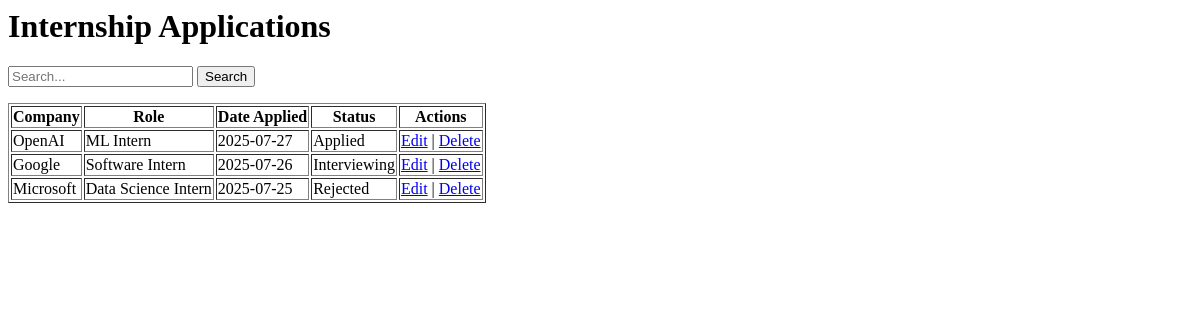
Before: / with the older database file.
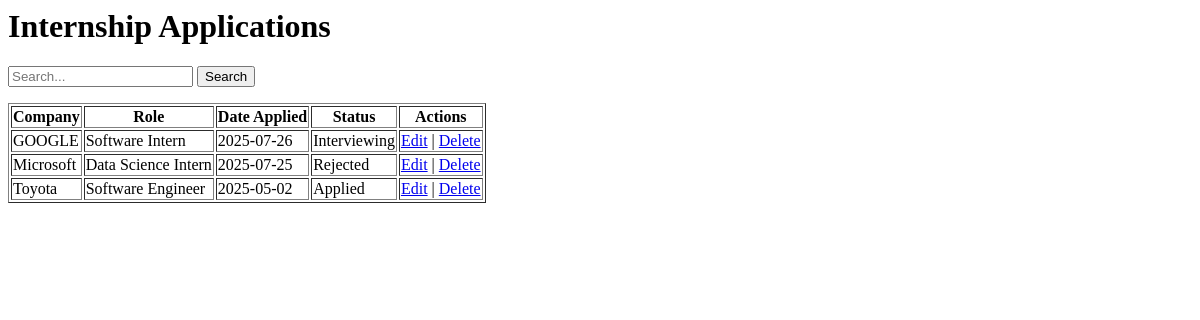
After: the same page with the newer database file.
### tables this page shows
CREATE TABLE applications (
        id INTEGER PRIMARY KEY AUTOINCREMENT,
        company TEXT NOT NULL,
        role TEXT NOT NULL,
        date_applied TEXT,
        job_link TEXT,
        status TEXT,
        notes TEXT,
        follow_up_date TEXT
    );

### app.py (the view)
@app.route('/')
def home():
    search = request.args.get('search', '')  # Get search text from query string
    conn = get_db_connection()
    if search:
        applications = conn.execute('''
            SELECT * FROM applications
            WHERE company LIKE ? OR role LIKE ? OR status LIKE ?
        ''', (f'%{search}%', f'%{search}%', f'%{search}%')).fetchall()
    else:
        applications = conn.execute('SELECT * FROM applications').fetchall()
    conn.close()
    return render_template('home.html', applications=applications, search=search)

### app.py (called while the page is built)
def get_db_connection():
    conn = sqlite3.connect('internships.db')
    conn.row_factory = sqlite3.Row
    return conn

### templates/home.html
<h1>Internship Applications</h1>
<form method="get" action="/">
    <input type="text" name="search" placeholder="Search..." value="{{ search }}">
    <button type="submit">Search</button>
</form>
<table border="1">
    <tr>
        <th>Company</th>
        <th>Role</th>
        <th>Date Applied</th>
        <th>Status</th>
        <th>Actions</th>
    </tr>
    {% for app in applications %}
    <tr>
        <td>{{ app.company }}</td>
        <td>{{ app.role }}</td>
        <td>{{ app.date_applied }}</td>
        <td>{{ app.status }}</td>
        <td>
            <a href="/edit/{{ app.id }}">Edit</a> |
            <a href="/delete/{{ app.id }}" onclick="return confirm('Delete this application?')">Delete</a>
        </td>
    </tr>
    {% endfor %}
</table>

Changed rows visible on the page:
removed applications: company "OpenAI", role "ML Intern", date_applied "2025-07-27", status "Applied"
changed applications "Software Intern": company "Google" → "GOOGLE"
added applications: company "Toyota", role "Software Engineer", date_applied "2025-05-02", status "Applied"
